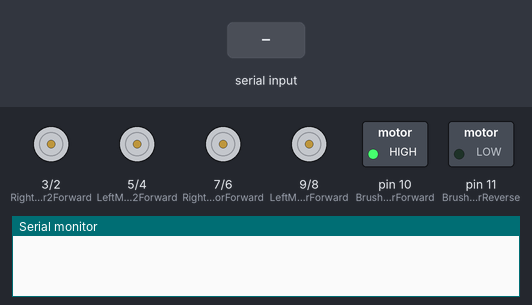
The sketch below on a simulated Arduino Uno, built with avr-gcc and run on an emulated ATmega328P. Parts: motor-driver pin pairs drawn as motors (green arrow = first pin HIGH = forward, orange = second pin HIGH = backward, longer = more drive), switched loads named in the sketch (green lamp = pin HIGH), the last lines printed to the serial monitor. Inputs (shaded band) come from the test bench.

Above: at 1.2 s.
1.3 s: "1" received over Serial
At 1.9 s:
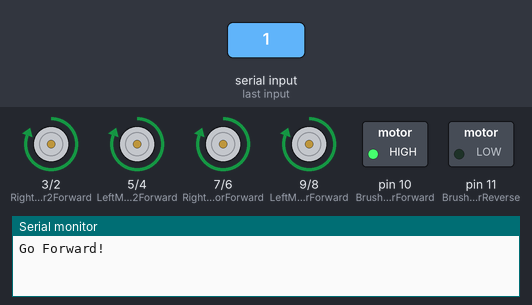
2.8 s: "2" received over Serial
At 4.0 s:
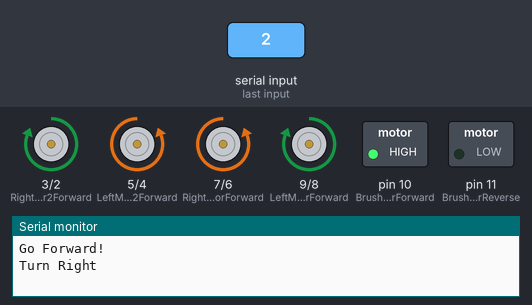
4.3 s: "3" received over Serial
At 5.4 s:
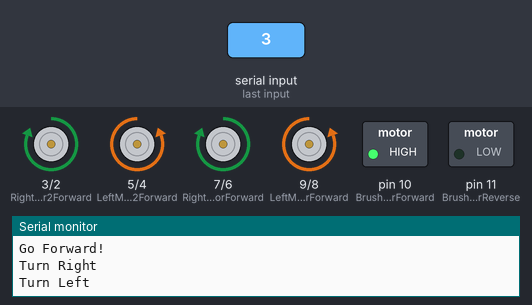
5.8 s: "4" received over Serial
At 6.5 s:
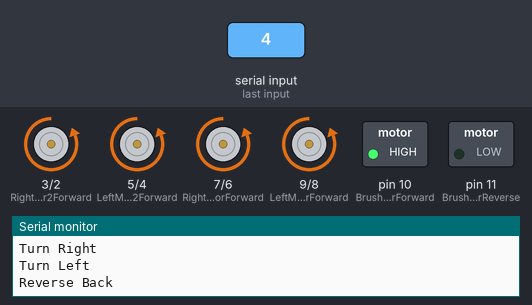
Timing chart, 0 to 8.3 s (numbered marks = the images above; inputs shaded):
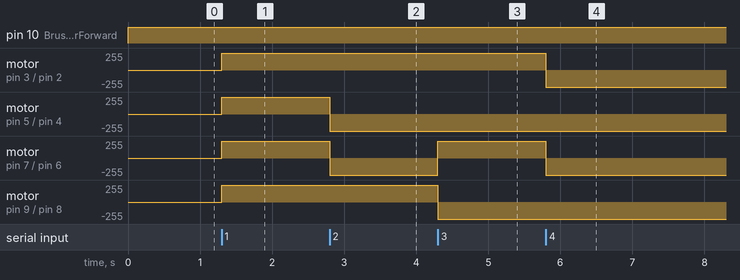

The sketch:

23.ino
```cpp
int state;
int flag=0;


int LeftMotorForward = 9;
int LeftMotorReverse = 8;

int LeftMotor2Forward = 5;
int LeftMotor2Reverse = 4;

int RightMotorForward = 7;
int RightMotorReverse = 6;


int RightMotor2Forward = 3;
int RightMotor2Reverse = 2;

int BrushMotorForward = 10;
int BrushMotorReverse = 11;


void setup()
{


  pinMode(RightMotorForward, OUTPUT);
  pinMode(RightMotorReverse, OUTPUT);
  pinMode(LeftMotorForward, OUTPUT);
  pinMode(LeftMotorReverse, OUTPUT);

  pinMode(RightMotor2Forward, OUTPUT);
  pinMode(RightMotor2Reverse, OUTPUT);
  pinMode(LeftMotor2Forward, OUTPUT);
  pinMode(LeftMotor2Reverse, OUTPUT);

  pinMode(BrushMotorForward, OUTPUT);
  pinMode(BrushMotorReverse, OUTPUT);

  Serial.begin(9600);
}

void loop() {

  if(Serial.available()> 0 ){
    state = Serial.read();
    flag=0;

    }

   digitalWrite(BrushMotorForward, HIGH);
   digitalWrite(BrushMotorReverse, LOW);

  if(state == '1'){

   // Forward
   digitalWrite(RightMotorForward, HIGH);
   digitalWrite(LeftMotorForward, HIGH);
   digitalWrite(RightMotorReverse, LOW);
   digitalWrite(LeftMotorReverse, LOW);


   digitalWrite(RightMotor2Forward, HIGH);
   digitalWrite(LeftMotor2Forward, HIGH);
   digitalWrite(RightMotor2Reverse, LOW);
   digitalWrite(LeftMotor2Reverse, LOW);

    if(flag == 0){
    Serial.println("Go Forward!");
    flag=1;
    }
   delay(1500);
  }


   else if (state == '2'){
   // Right turn
   digitalWrite(LeftMotorForward, HIGH);
   digitalWrite(LeftMotorReverse, LOW);
   digitalWrite(RightMotorForward, LOW);
   digitalWrite(RightMotorReverse, HIGH);


  digitalWrite(RightMotor2Forward, HIGH);
   digitalWrite(RightMotor2Reverse, LOW);
   digitalWrite(LeftMotor2Forward, LOW);
   digitalWrite(LeftMotor2Reverse, HIGH);
        if(flag == 0){
          Serial.println("Turn Right");
          flag=1;
          }
    delay(1500);

      }


    else if (state == '3'){
   // Left Turn
   digitalWrite(RightMotorForward, HIGH);
   digitalWrite(RightMotorReverse, LOW);
   digitalWrite(LeftMotorForward, LOW);
   digitalWrite(LeftMotorReverse, HIGH);


  digitalWrite(RightMotor2Forward, HIGH);
   digitalWrite(RightMotor2Reverse, LOW);
   digitalWrite(LeftMotor2Forward, LOW);
   digitalWrite(LeftMotor2Reverse, HIGH);

      if(flag == 0){
          Serial.println("Turn Left");
          flag=1;
          }
           delay(1500);

    }


    else if (state == '4'){
   // Reverse
   digitalWrite(RightMotorReverse, HIGH);
   digitalWrite(LeftMotorReverse, HIGH);
   digitalWrite(RightMotorForward, LOW);
   digitalWrite(LeftMotorForward, LOW);

   digitalWrite(RightMotor2Forward, LOW);
   digitalWrite(RightMotor2Reverse, HIGH);
   digitalWrite(LeftMotor2Forward, LOW);
   digitalWrite(LeftMotor2Reverse, HIGH);

        if(flag == 0){
          Serial.println("Reverse Back");
          flag=1;
          }
        delay(1500);
    }


    else if (state == '5'){
   // Stop
   digitalWrite(LeftMotorReverse, LOW);
   digitalWrite(RightMotorReverse, LOW);
   digitalWrite(LeftMotorForward, LOW);
   digitalWrite(RightMotorForward, LOW);

   digitalWrite(RightMotor2Forward, LOW);
   digitalWrite(RightMotor2Reverse, LOW);
   digitalWrite(LeftMotor2Forward, LOW);
   digitalWrite(LeftMotor2Reverse, LOW);

       if(flag == 0){
          Serial.println("STOP");
          flag=1;
          }
     delay(1500);
       }

}
```

Measured:
- after the input at 1.3 s, motor on pin 3 (RightMotor2Forward) / pin 2 (RightMotor2Reverse), motor on pin 5 (LeftMotor2Forward) / pin 4 (LeftMotor2Reverse), motor on pin 7 (RightMotorForward) / pin 6 (RightMotorReverse), motor on pin 9 (LeftMotorForward) / pin 8 (LeftMotorReverse): stopped → forward 255/255 at once
- after the input at 2.8 s, motor on pin 5 (LeftMotor2Forward) / pin 4 (LeftMotor2Reverse), motor on pin 7 (RightMotorForward) / pin 6 (RightMotorReverse): forward 255/255 → backward 255/255 at once
- after the input at 4.3 s, motor on pin 7 (RightMotorForward) / pin 6 (RightMotorReverse): backward 255/255 → forward 255/255 at once; motor on pin 9 (LeftMotorForward) / pin 8 (LeftMotorReverse): forward 255/255 → backward 255/255 at once
- after the input at 5.8 s, motor on pin 3 (RightMotor2Forward) / pin 2 (RightMotor2Reverse), motor on pin 7 (RightMotorForward) / pin 6 (RightMotorReverse): forward 255/255 → backward 255/255 at once
